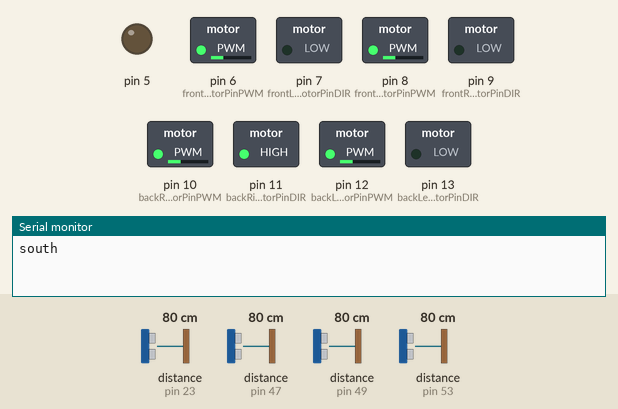
Simulated run of this sketch. Board: Arduino Mega 2560, built with avr-gcc and run on an emulated ATmega2560. On the bench: switched loads named in the sketch (green lamp = pin HIGH), output pins drawn as LEDs (lit = HIGH), the last lines printed to the serial monitor. Wiring (inferred from the names in the program): 4 × ultrasonic range finder: trigger pin 22, echo pin 23 / trigger pin 46, echo pin 47 / trigger pin 48, echo pin 49 / trigger pin 52, echo pin 53. Dashed ring = blinking. The test bench sets the inputs (shaded band); at power-on: distance to the obstacle (sensors on pin 47, pin 49, pin 23, pin 53) 80 cm. The echo pulse lasts 58.3 µs per cm; pins used as bus, display or sensor lines are not drawn.

Above: at 1.2 s.
1.3 s: distance to the obstacle (sensor on pin 47) set to 38 cm
4.5 s: distance to the obstacle (sensor on pin 47) set to 32 cm
At 6.6 s:
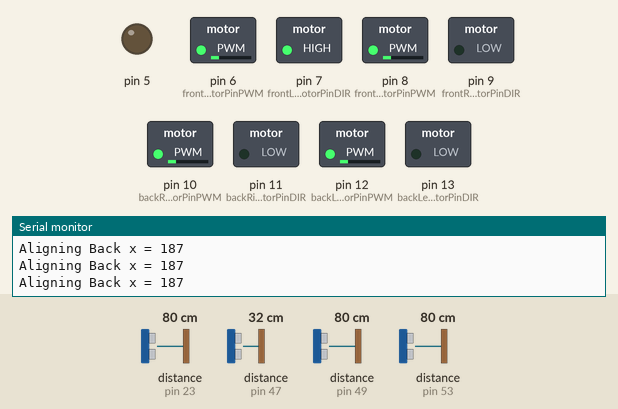
7.2 s: distance to the obstacle (sensor on pin 49) set to 46 cm
10.4 s: distance to the obstacle (sensor on pin 49) set to 39 cm
At 11.3 s:
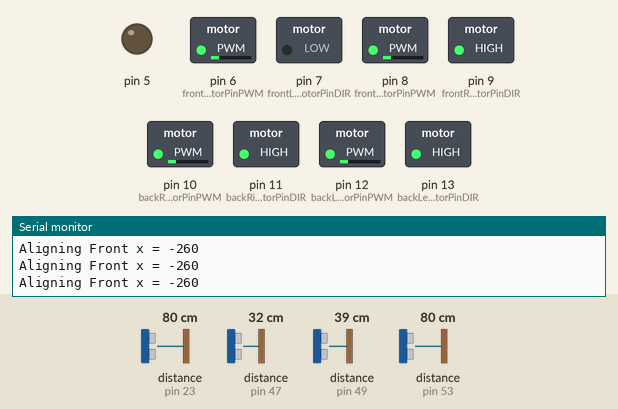
11.9 s: distance to the obstacle (sensor on pin 49) set to 250 cm
At 13.1 s:
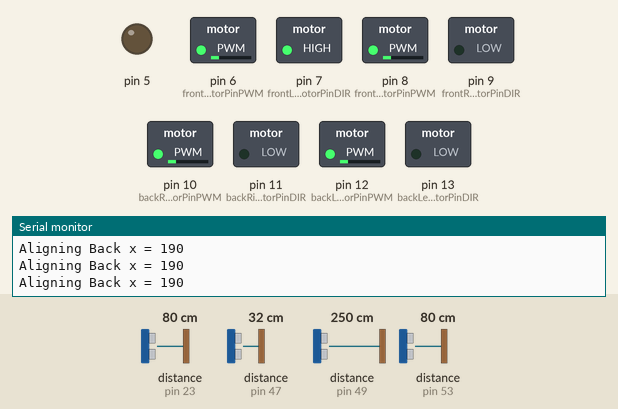
13.4 s: distance to the obstacle (sensor on pin 47) set to 24 cm
16.6 s: distance to the obstacle (sensor on pin 47) set to 19 cm
At 18.9 s:
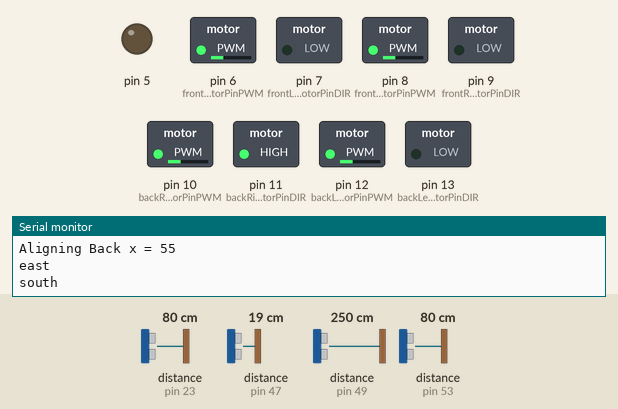
Timing chart, 0 to 19.1 s (numbered marks = the images above; inputs shaded):
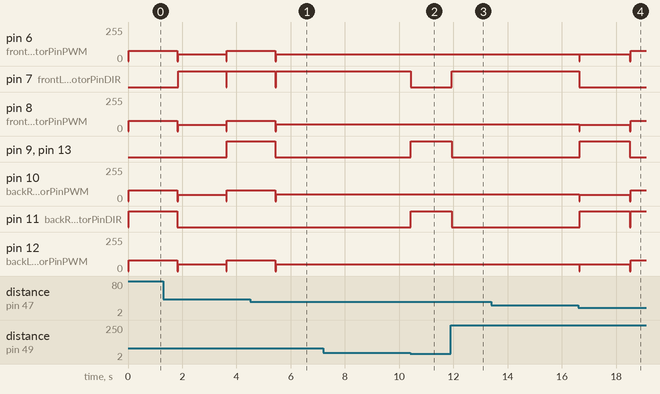

Measured:
- the behaviour switches between 34 and 33 cm on distance to the obstacle (sensor on pin 47) (found by bisection; images 0 and 1)
- the behaviour switches between 42 and 41 cm on distance to the obstacle (sensor on pin 49) (found by bisection; images 1 and 2)
- the behaviour switches between 22 and 21 cm on distance to the obstacle (sensor on pin 47) (found by bisection; images 3 and 4)
- after the input at 4.5 s, pin 9 (frontRightMotorPinDIR), pin 13 (backLeftMotorPinDIR): goes on until 5.4 s, then stays LOW; pin 11 (backRightMotorPinDIR): stays LOW (without the input it goes to HIGH after 0.96 s)
- after the input at 10.4 s, pin 7 (frontLeftMotorPinDIR): HIGH → LOW at once; pin 9 (frontRightMotorPinDIR), pin 11 (backRightMotorPinDIR), pin 13 (backLeftMotorPinDIR): LOW → HIGH at once
- after the input at 11.9 s, pin 7 (frontLeftMotorPinDIR): LOW → HIGH at once; pin 9 (frontRightMotorPinDIR), pin 11 (backRightMotorPinDIR), pin 13 (backLeftMotorPinDIR): HIGH → LOW at once
- after the input at 16.6 s, pin 6 (frontLeftMotorPinPWM): 50/255 → 52/255 at once, → 77/255 1.9 s later; pin 7 (frontLeftMotorPinDIR): HIGH → LOW at once

The sketch:

codeJun15.ino
```cpp
#include "robot.h"
#define MOVINGSPEED 50
#define LEFT_RIGHT_DIFF (1)
#define FRONT_BACK_DIFF (-2)


enum directions {
  NORTH, SOUTH, EAST, WEST, ROTATION
};
int robotDirection = EAST;

int robotXposition; //EAST WEST front back
int robotYposition; //NORTH SOUTH right left
int pathLength = 0;
String path [1];
boolean hasBeenHere [25][17];


/* quick reference
 *
 *  robot moving speed = 100 PWM
 *  X is the long axis on the field
 *  Y is the short axis on the field
 *  the robot always faces east
 *
 *
 *
 *
 *
 *
 */
//int SPEED = 50; //Speed constant for testing
//boolean[][] mazeMap = new boolean[25][9]; //[x][y]

//Walls: North, East, South, West

void addToPath(int x, int y)
{
  String coordinate = x + " " + y;
  pathLength++;
  int coordinateNumber = pathLength;

  //String pathHolder [path.length + 1];
}

void shortenPath()
{

}

//************************PING SENSOR METHODS ***************************//
//Unified distance method
long getDistanceValue(int dir)
{
  long duration, distance;
  int trigPin, echoPin;
  switch (dir) {
    case EAST:
      trigPin = frontTrigPin;
      echoPin = frontEchoPin;
      break;
    case WEST:
      trigPin = backTrigPin;
      echoPin = backEchoPin;
      break;
    case NORTH:
      trigPin = rightTrigPin;
      echoPin = rightEchoPin;
      break;
    case SOUTH:
      trigPin = leftTrigPin;
      echoPin = leftEchoPin;
      break;
    case ROTATION:
      trigPin = rotationTrigPin;
      echoPin = rotationEchoPin;
      break;
  }
  digitalWrite(trigPin, LOW);
  delayMicroseconds(2);
  digitalWrite(trigPin, HIGH);
  delayMicroseconds(10);
  digitalWrite(trigPin, LOW);
  duration = pulseIn(echoPin, HIGH);
  distance = duration / 5.59;

  return distance;
}

long getRightDistanceValue()
{
  return getDistanceValue(NORTH);
}
long getLeftDistanceValue()
{
  return getDistanceValue(SOUTH);
}

long getFrontDistanceValue()
{
  return getDistanceValue(EAST);
}
long getBackDistanceValue()
{
  return getDistanceValue(WEST);
}
long getRotationDistanceValue()
{
  return getDistanceValue(SOUTH) - getDistanceValue(ROTATION);
}

bool isWallOn(int direction) {
  return getDistanceValue(direction) < distanceFromWall;
}

bool isWallOnRight() {
  if (getRightDistanceValue() < distanceFromWall) {

    return true;
  }
  else {

    return false;
  }
}
bool isWallOnLeft() {
  if (getLeftDistanceValue() < distanceFromWall) {

    return true;
  }
  else {

    return false;
  }
}
bool isWallOnFront() {
  if (getFrontDistanceValue() < distanceFromWall) {

    return true;
  }
  else {

    return false;
  }
}
bool isWallOnBack() {
  if (getBackDistanceValue() < distanceFromWall) {

    return true;
  }
  else {

    return false;
  }
}

void testPingSensors() {
  if (getRightDistanceValue() == 0 || getLeftDistanceValue() == 0 || getFrontDistanceValue() == 0 || getBackDistanceValue() == 0 || getRotationDistanceValue() == 0) {
    digitalWrite(13, HIGH);   // turn the LED on (HIGH is the voltage level)
    delay(1000);              // wait for a second
    digitalWrite(13, LOW);    // turn the LED off by making the voltage LOW
    delay(1000);
  }
  Serial.print("  R = ");
  Serial.print(getRightDistanceValue());
  Serial.print("  L = ");
  Serial.print(getLeftDistanceValue());
  Serial.print("  F = ");
  Serial.print(getFrontDistanceValue());
  Serial.print("  B = ");
  Serial.print(getBackDistanceValue());
  Serial.print("  RO-L = ");
  Serial.println(getRotationDistanceValue() - getLeftDistanceValue());
}
//************************MOTOR METHODS ***************************//

void setMotorSpeed(char motor, int velocity) {
  int motorPWM = motor * 2 + 4;
  int motorDIR = motor * 2 + 5;
  analogWrite(motorPWM, abs(velocity));//0 =0% 255= 100%
  if (velocity > 0) {
    digitalWrite(motorDIR, HIGH);//current flow from A - TO - B
  }
  else {
    digitalWrite(motorDIR, LOW);//current flow from B - TO - A
  }
}

void setMotorSpeeds(int backLeft, int backRight, int frontLeft, int frontRight)
{
  setMotorSpeed(backLeftMotor, backLeft);
  setMotorSpeed(backRightMotor, -backRight);// this motor is inverted becuase of a wireing issue.
  setMotorSpeed(frontLeftMotor,  frontLeft);
  setMotorSpeed(frontRightMotor, frontRight);
}
int reSize(int n, int limit) {
  if (n > limit) {
    return limit;
  }
  if (n < -limit) {
    return -limit;
  }
  else {
    return n;
  }

}
void setRobotSpeed(int x, int y, int r)
{
  x = reSize(x , MOVINGSPEED);
  y = reSize(y , MOVINGSPEED);
  r = reSize(r , MOVINGSPEED);
  int left_adjust = 5;
  int frontLeft = x + y * PI / 2 - r;
  int frontRight = -x + y * PI / 2 - r;
  int backLeft = -x + y * PI / 2 + r;
  int backRight = x + y * PI / 2 + r;
  setMotorSpeeds(backLeft, backRight, frontLeft, frontRight);
}

int distance = 87500 / MOVINGSPEED;

void MoveRobotOneBlock(int dir) {
  switch (dir) {
    case NORTH:
      setRobotSpeed(0, MOVINGSPEED, LEFT_RIGHT_DIFF);
      robotYposition ++;
      break;
    case SOUTH:
      setRobotSpeed(0, -MOVINGSPEED, -LEFT_RIGHT_DIFF);
      robotYposition --;
      break;
    case EAST:
      setRobotSpeed(-MOVINGSPEED, 0, -FRONT_BACK_DIFF);
      robotXposition --;
      break;
    case WEST:
      setRobotSpeed(MOVINGSPEED, 0, FRONT_BACK_DIFF);
      robotXposition ++;
      break;
  }
  int i;
  int time_step = distance / 7;
  for(i=0; i<7  ; i++) {
    if(getDistanceValue(dir) < 250) {
      break;
    }

    delay(time_step);
  }
  setRobotSpeed(0, 0, 0);
}

void setup() {
  // put your setup code here, to run once:
  Serial.begin(9600);
  for (int I = 5; I < 14; I++) {// go through ports 6-13 and set them to output
    pinMode(I, OUTPUT);//PWM is done through analog write
  }
  pinMode(rightTrigPin, OUTPUT);
  pinMode(rightEchoPin, INPUT);
  pinMode(leftTrigPin, OUTPUT);
  pinMode(leftEchoPin, INPUT);
  pinMode(frontTrigPin, OUTPUT);
  pinMode(frontEchoPin, INPUT);
  pinMode(backTrigPin, OUTPUT);
  pinMode(backEchoPin, INPUT);
  pinMode(rotationTrigPin, OUTPUT);
  pinMode(rotationEchoPin, INPUT);

}
int PID(int currentValue, int targetValue) {
  return currentValue - targetValue;
}
boolean robotIsalignedY() {
  boolean needsAlign = false;
  if (isWallOnRight() && abs(PID(getRightDistanceValue(), 173)) > 50) {
    needsAlign = true;
    //Serial.println("Needs align: Right");
  }
  else if (isWallOnLeft() && abs(PID(getLeftDistanceValue(), 173)) > 50) {
    needsAlign = true;
    //Serial.println("Needs align: Left");
  }
  return !needsAlign;
}
boolean robotIsalignedX() {
  boolean needsAlign = false;
  if (isWallOnFront() && abs(PID(getFrontDistanceValue(), 173)) > 50) {
    needsAlign = true;
    //Serial.println("Needs align: Front");
  }
  else if (isWallOnBack() && abs(PID(getBackDistanceValue(), 173)) > 50) {
    needsAlign = true;
    //Serial.println("Needs align: Back");
  }
  return !needsAlign;
}

boolean robotIsalignedR() {
  boolean needsAlign = false;
  if (isWallOnLeft() && abs(getRotationDistanceValue()) > 10) {
    needsAlign = true;
    //Serial.println("Needs align: Right");
  }

  return !needsAlign;
}


void align() {

  int x = 0;
  int y = 0;
  int r = 0;
  int startTime = millis();
  int targetDistanceFromWall = 143;
  int threshold = 430;
  while (!robotIsalignedY()) {
    //** Y correction **//
    if (getRightDistanceValue() < threshold) {
      y = -PID(targetDistanceFromWall, getRightDistanceValue());
      Serial.print("Aligning Right y = ");
      Serial.println(y);
    }
    else if (getLeftDistanceValue() < threshold) {
      y =   PID(targetDistanceFromWall, getLeftDistanceValue());
      Serial.print("Aligning Left y = ");
      Serial.println(y);
    }
    else {
      break;
    }
    setRobotSpeed(0 , y, 0);
  }
  while (!robotIsalignedX()) {
    //** X correction //

    if (getFrontDistanceValue() < threshold) {
      x = PID(targetDistanceFromWall, getFrontDistanceValue());
      Serial.print("Aligning Front x = ");
      Serial.println(x);
    }
    else if (getBackDistanceValue() < threshold) {
      x = -PID(targetDistanceFromWall, getBackDistanceValue());
      Serial.print("Aligning Back x = ");
      Serial.println(x);

    }
    else {
      break;
    }
    setRobotSpeed(x , 0, 0);
  }
  while (!robotIsalignedR()) {

    if (getRotationDistanceValue() < 360 && getLeftDistanceValue() < 360) {
      r = getRotationDistanceValue();
      Serial.print("Aligning Rotation r = ");
      Serial.println(r);
      setRobotSpeed(0 , 0, r);
    }
    else {
      break;
    }
    //y = 0;
    //r = 0;
    //x = 0;
    //Serial.println(r);

  }
  setRobotSpeed(0, 0, 0);
}

//*********************** LOOP METHOD ***************************//

void turnLeft() {
  switch (robotDirection) {
    case NORTH:
      robotDirection = EAST;
      break;
    case EAST:
      robotDirection = SOUTH;
      break;
    case SOUTH:
      robotDirection = WEST;
      break;
    case WEST:
      robotDirection = NORTH;
      break;
  }
}

void turnRight() {
  switch (robotDirection) {
    case NORTH:
      robotDirection = WEST;
      break;
    case EAST:
      robotDirection = NORTH;
      break;
    case SOUTH:
      robotDirection = EAST;
      break;
    case WEST:
      robotDirection = SOUTH;
      break;
  }
}

void print_direction(int dir) {
  switch (dir) {
    case NORTH:
      Serial.println("north");
      break;
    case SOUTH:
      Serial.println("south");
      break;
    case EAST:
      Serial.println("east");
      break;
    case WEST:
      Serial.println("west");
      break;
    default :
      Serial.println("ERROR");
      break;
  }
}
void loop() {

   align();
   setRobotSpeed(0, 0, 0);
   turnLeft();
   while (isWallOn(robotDirection)) {
     turnRight();
   }

   hasBeenHere[robotXposition][robotYposition] = true;

   print_direction(robotDirection);
   MoveRobotOneBlock(robotDirection);


   //testPingSensors();
  /*for (int i = 0; i < 3; i++) {
    MoveRobotOneBlock(EAST);
  }
  for (int i = 0; i < 3; i++) {
    MoveRobotOneBlock(WEST);
  }*/

}
```

robot.h
```cpp
#ifndef __ROBOT_H_
#define __ROBOT_H_

#define frontRightMotor 2
#define frontLeftMotor 1
#define backRightMotor 3
#define backLeftMotor 4

#define frontRightMotorPinPWM  8
#define frontRightMotorPinDIR  9
#define frontLeftMotorPinPWM  6
#define frontLeftMotorPinDIR  7
#define backRightMotorPinPWM  10
#define backRightMotorPinDIR  11
#define backLeftMotorPinPWM  12
#define backLeftMotorPinDIR  13


#define leftTrigPin 52
#define leftEchoPin 53
#define rightTrigPin 22
#define rightEchoPin 23
#define frontTrigPin 48
#define frontEchoPin 49
#define backTrigPin 46
#define backEchoPin 47

#define rotationTrigPin 52
#define rotationEchoPin 53
#define rotationTrigPin 50
#define rotationEchoPin 51

#define leftDistanceArray 1
#define rightDistanceArray 2
#define backDistanceArray 3
#define frontDistanceArray 4
#define rotationDistanceArray 5
#define distanceFromWall 350

#endif
```
